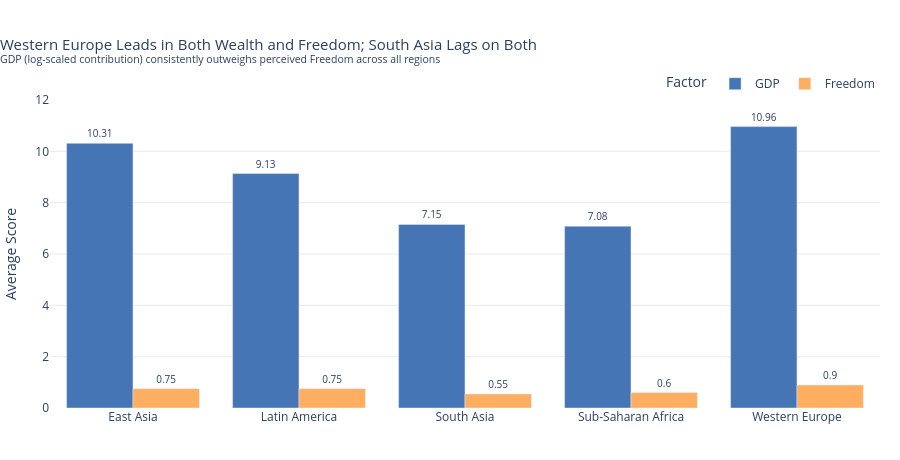

This figure's notebook cell:
### Markdown cell above
---
## Done? Stretch Goal

If you finish both tasks with time to spare, try this:

**Task 3 (stretch):** Build a **grouped bar chart** comparing 2 sub-factors (e.g. `GDP_per_capita` and `Freedom`) across the 5 most populated regions. Use colour meaningfully and write an insight title.

Regions to include: `'Western Europe'`, `'Latin America'`, `'East Asia'`, `'Sub-Saharan Africa'`, `'South Asia'`

### Code cell
# Stretch goal — grouped bar chart
# YOUR CODE HERE
regions_sel = ['Western Europe', 'Latin America and Caribbean',
               'East Asia', 'Sub-Saharan Africa', 'South Asia']

stretch = (df[df['Region'].isin(regions_sel)]
           .groupby('Region')[['GDP', 'Freedom']]
           .mean()
           .reset_index())

stretch_long = stretch.melt(
    id_vars='Region',
    value_vars=['GDP', 'Freedom'],
    var_name='Factor',
    value_name='Score'
)

# Shorten region name for readability
stretch_long['Region'] = stretch_long['Region'].str.replace(
    'Latin America and Caribbean', 'Latin America'
)

fig = px.bar(
    stretch_long,
    x='Region',
    y='Score',
    color='Factor',
    barmode='group',
    color_discrete_map={'GDP': '#4575b4', 'Freedom': '#fdae61'},
    text=stretch_long['Score'].round(2),
)

fig.update_traces(textposition='outside', textfont_size=10)

fig.update_layout(
    title=dict(
        text='Western Europe Leads in Both Wealth and Freedom; South Asia Lags on Both<br>'
             '<sup>GDP (log-scaled contribution) consistently outweighs perceived Freedom across all regions</sup>',
        font_size=15,
        x=0,
    ),
    xaxis=dict(title=''),
    yaxis=dict(
        title='Average Score',
        range=[0, 12],    # zero baseline
        showgrid=True,
        gridcolor='#ebebeb',
    ),
    plot_bgcolor='white',
    paper_bgcolor='white',
    legend=dict(title='Factor', orientation='h', y=1.10, x=1, xanchor='right'),
    margin=dict(l=10, r=20, t=100, b=40),
    height=460,
)

fig.show()

### Figure 1 — Plotly figure (JSON) as saved in the notebook; plotly's stock layout.template omitted (floating-point values rounded to 4 significant figures)
{"data": [{"alignmentgroup": "True", "hovertemplate": "Factor=GDP<br>Region=%{x}<br>Score=%{y}<br>text=%{text}<extra></extra>", "legendgroup": "GDP", "marker": {"color": "#4575b4", "pattern": {"shape": ""}}, "name": "GDP", "offsetgroup": "GDP", "orientation": "v", "showlegend": true, "text": [10.31, 9.13, 7.15, 7.08, 10.96], "textfont": {"size": 10}, "textposition": "outside", "type": "bar", "x": ["East Asia", "Latin America", "South Asia", "Sub-Saharan Africa", "Western Europe"], "xaxis": "x", "y": [10.31, 9.135, 7.152, 7.082, 10.96], "yaxis": "y"}, {"alignmentgroup": "True", "hovertemplate": "Factor=Freedom<br>Region=%{x}<br>Score=%{y}<br>text=%{text}<extra></extra>", "legendgroup": "Freedom", "marker": {"color": "#fdae61", "pattern": {"shape": ""}}, "name": "Freedom", "offsetgroup": "Freedom", "orientation": "v", "showlegend": true, "text": [0.75, 0.75, 0.55, 0.6, 0.9], "textfont": {"size": 10}, "textposition": "outside", "type": "bar", "x": ["East Asia", "Latin America", "South Asia", "Sub-Saharan Africa", "Western Europe"], "xaxis": "x", "y": [0.754, 0.7542, 0.5463, 0.5994, 0.8961], "yaxis": "y"}], "layout": {"barmode": "group", "height": 460, "legend": {"orientation": "h", "title": {"text": "Factor"}, "tracegroupgap": 0, "x": 1, "xanchor": "right", "y": 1.1}, "margin": {"b": 40, "l": 10, "r": 20, "t": 100}, "paper_bgcolor": "white", "plot_bgcolor": "white", "title": {"font": {"size": 15}, "text": "Western Europe Leads in Both Wealth and Freedom; South Asia Lags on Both<br><sup>GDP (log-scaled contribution) consistently outweighs perceived Freedom across all regions</sup>", "x": 0}, "xaxis": {"anchor": "y", "domain": [0, 1], "title": {"text": ""}}, "yaxis": {"anchor": "x", "domain": [0, 1], "gridcolor": "#ebebeb", "range": [0, 12], "showgrid": true, "title": {"text": "Average Score"}}}}
